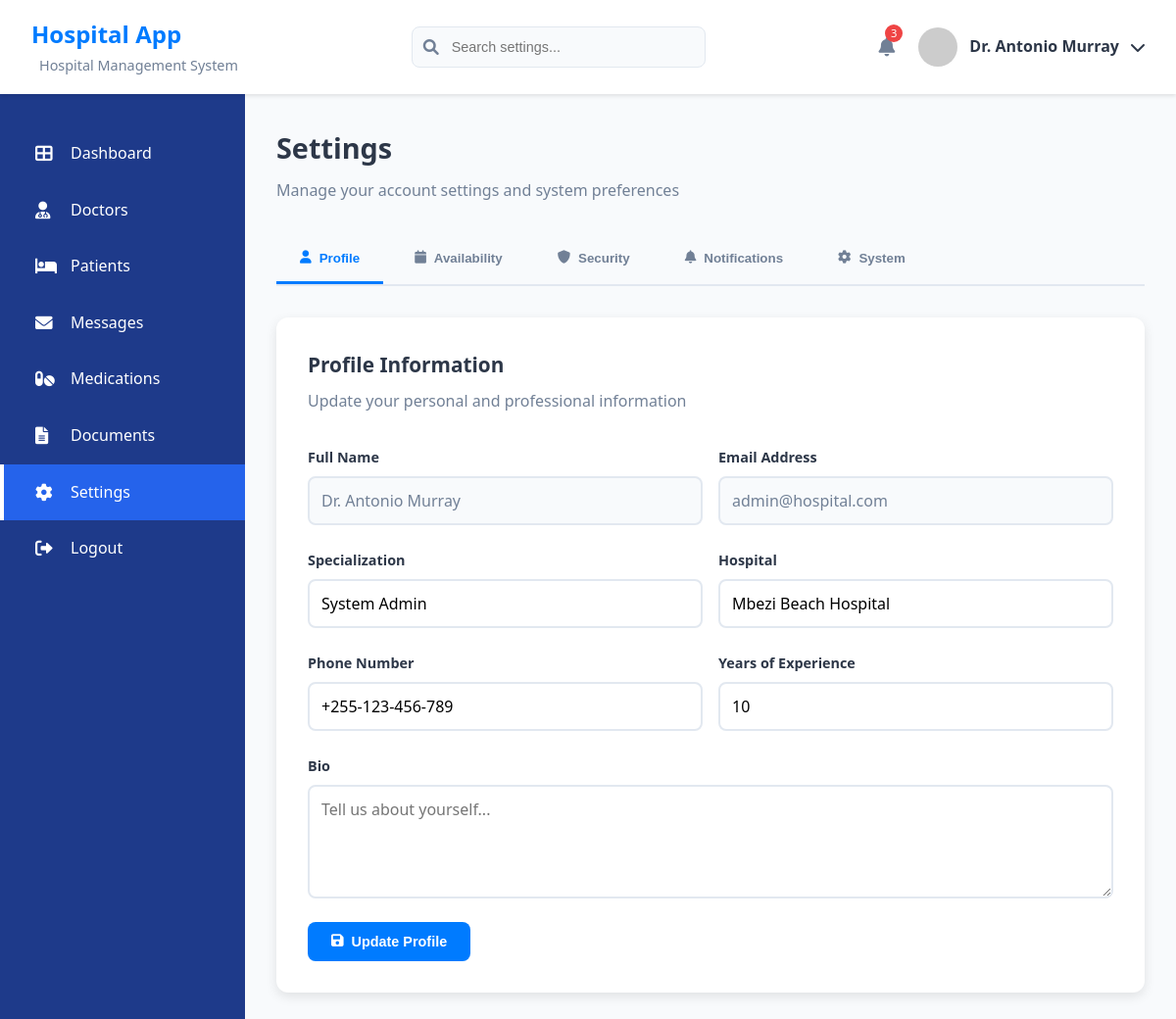
/settings (signed in), run on the app's committed database.
### models.py (models this page shows, shortened)
class Doctor(db.Model, UserMixin):
    id = db.Column(db.Integer, primary_key=True)
    email = db.Column(db.String(120), unique=True, nullable=False)
    password = db.Column(db.String(60), nullable=False)
    name = db.Column(db.String(100), nullable=False)
    specialization = db.Column(db.String(50))
    phone = db.Column(db.String(20))
    hospital = db.Column(db.String(100))
    experience_years = db.Column(db.Integer, default=0)
    total_patients = db.Column(db.Integer, default=0)
    total_reviews = db.Column(db.Integer, default=0)
    profile_picture = db.Column(db.String(200))
    bio = db.Column(db.Text)
    appointments = db.relationship('Appointment', backref='doctor', lazy=True)
    availability = db.relationship('DoctorAvailability', backref='doctor', lazy=True, cascade="all, delete-orphan")

### app.py (the view)
@app.route('/settings')
@login_required
def settings():
    return render_template('settings.html')

### app.py (called while the page is built)
@login_manager.user_loader
def load_user(user_id):
    return Doctor.query.get(int(user_id))

### templates/settings.html (shortened to what this page needs)
{% extends 'base.html' %}
{% block content %}
<div class="dashboard-container">
    <div class="dashboard-header">
        <div class="header-left">
            <h1>Hospital App</h1>
            <span class="header-subtitle">Hospital Management System</span>
        </div>
        <div class="header-center">
            <div class="search-container">
                <input type="text" placeholder="Search settings..." class="search-input">
                <i class="fas fa-search search-icon"></i>
            </div>
        </div>
        <div class="header-right">
            <div class="notification-icon">
                <i class="fas fa-bell"></i>
                <span class="notification-badge">3</span>
            </div>
            <div class="user-profile">
                {% if current_user.is_authenticated %}
                    <img src="https://via.placeholder.com/40x40/007bff/ffffff?text={{ current_user.name[0] }}" alt="Profile" class="profile-picture">
                    <span class="user-name">{{ current_user.name }}</span>
                    <i class="fas fa-chevron-down"></i>
                {% else %}
                    <a href="{{ url_for('login') }}" class="login-link">Login</a>
                {% endif %}
            </div>
        </div>
    </div>
    <div class="dashboard-content">
        <div class="sidebar">
            <nav class="sidebar-nav">
                <a href="{{ url_for('dashboard') }}" class="nav-item">
                    <i class="fas fa-th-large"></i>
                    <span>Dashboard</span>
                </a>
                <a href="{{ url_for('doctors') }}" class="nav-item">
                    <i class="fas fa-user-md"></i>
                    <span>Doctors</span>
                </a>
                <a href="{{ url_for('patients') }}" class="nav-item">
                    <i class="fas fa-bed"></i>
                    <span>Patients</span>
                </a>
                <a href="{{ url_for('messages') }}" class="nav-item">
                    <i class="fas fa-envelope"></i>
                    <span>Messages</span>
                </a>
                <a href="{{ url_for('medications') }}" class="nav-item">
                    <i class="fas fa-pills"></i>
                    <span>Medications</span>
                </a>
                <a href="{{ url_for('documents') }}" class="nav-item">
                    <i class="fas fa-file-alt"></i>
                    <span>Documents</span>
                </a>
                <a href="{{ url_for('settings') }}" class="nav-item active">
                    <i class="fas fa-cog"></i>
                    <span>Settings</span>
                </a>
                <a href="{{ url_for('logout') }}" class="nav-item">
                    <i class="fas fa-sign-out-alt"></i>
                    <span>Logout</span>
                </a>
            </nav>
        </div>
        <div class="main-content">
            <div class="page-header">
                <h2>Settings</h2>
                <p>Manage your account settings and system preferences</p>
            </div>
            <div class="settings-tabs">
                <button class="tab-btn active" onclick="showSettingsTab('profile')">
                    <i class="fas fa-user"></i> Profile
                </button>
                <button class="tab-btn" onclick="showSettingsTab('availability')">
                    <i class="fas fa-calendar"></i> Availability
                </button>
                <button class="tab-btn" onclick="showSettingsTab('security')">
                    <i class="fas fa-shield-alt"></i> Security
                </button>
                <button class="tab-btn" onclick="showSettingsTab('notifications')">
                    <i class="fas fa-bell"></i> Notifications
                </button>
                <button class="tab-btn" onclick="showSettingsTab('system')">
                    <i class="fas fa-cog"></i> System
                </button>
            </div>
            <div id="profile-tab" class="settings-tab-content active">
                <div class="settings-section">
                    <div class="section-header">
                        <h3>Profile Information</h3>
                        <p>Update your personal and professional information</p>
                    </div>
                    <form class="settings-form">
                        <div class="form-row">
                            <div class="form-group">
                                <label for="name">Full Name</label>
                                <input type="text" id="name" value="{{ current_user.name }}" readonly>
                            </div>
                            <div class="form-group">
                                <label for="email">Email Address</label>
                                <input type="email" id="email" value="{{ current_user.email }}" readonly>
                            </div>
                        </div>
                        <div class="form-row">
                            <div class="form-group">
                                <label for="specialization">Specialization</label>
                                <input type="text" id="specialization" value="{{ current_user.specialization or '' }}">
                            </div>
                            <div class="form-group">
                                <label for="hospital">Hospital</label>
                                <input type="text" id="hospital" value="{{ current_user.hospital or '' }}">
                            </div>
                        </div>
                        <div class="form-row">
                            <div class="form-group">
                                <label for="phone">Phone Number</label>
                                <input type="tel" id="phone" value="{{ current_user.phone or '' }}">
                            </div>
                            <div class="form-group">
                                <label for="experience">Years of Experience</label>
                                <input type="number" id="experience" value="{{ current_user.experience_years or 0 }}" min="0">
                            </div>
                        </div>
                        <div class="form-group">
                            <label for="bio">Bio</label>
                            <textarea id="bio" rows="4" placeholder="Tell us about yourself...">{{ current_user.bio or '' }}</textarea>
                        </div>
                        <button type="submit" class="btn btn-primary">
                            <i class="fas fa-save"></i> Update Profile
                        </button>
                    </form>
                </div>
            </div>
        </div>
    </div>
</div>
{% endblock %}

### static/css/dashboard.css (style rules this page uses)
:root { --primary-blue: #007bff; --dark-blue: #0056b3; --light-blue: #e3f2fd; --sidebar-bg: #1e3a8a; --sidebar-hover: #2563eb; --text-dark: #2d3748; --text-light: #718096; --bg-light: #f8fafc; --white: #ffffff; --success: #10b981; --danger: #ef4444; --warning: #f59e0b; --border-color: #e2e8f0; }
* { margin: 0; padding: 0; box-sizing: border-box; }
body { font-family: 'Segoe UI', Tahoma, Geneva, Verdana, sans-serif; background-color: var(--bg-light); color: var(--text-dark); line-height: 1.6; }
.dashboard-container { min-height: 100vh; display: flex; flex-direction: column; }
.dashboard-header { background: var(--white); padding: 1rem 2rem; display: flex; justify-content: space-between; align-items: center; box-shadow: 0 2px 4px rgba(0,0,0,0.1); z-index: 1000; }
.header-left h1 { color: var(--primary-blue); font-size: 1.5rem; font-weight: 700; }
.header-subtitle { color: var(--text-light); font-size: 0.9rem; margin-left: 0.5rem; }
.search-container { position: relative; width: 300px; }
.search-input { width: 100%; padding: 0.75rem 1rem 0.75rem 2.5rem; border: 1px solid var(--border-color); border-radius: 8px; font-size: 0.9rem; background: var(--bg-light); }
.search-icon { position: absolute; left: 0.75rem; top: 50%; transform: translateY(-50%); color: var(--text-light); }
.header-right { display: flex; align-items: center; gap: 1.5rem; }
.notification-icon { position: relative; cursor: pointer; color: var(--text-light); font-size: 1.2rem; }
.notification-badge { position: absolute; top: -8px; right: -8px; background: var(--danger); color: var(--white); border-radius: 50%; width: 18px; height: 18px; font-size: 0.7rem; display: flex; align-items: center; justify-content: center; }
.user-profile { display: flex; align-items: center; gap: 0.75rem; cursor: pointer; }
.profile-picture { width: 40px; height: 40px; border-radius: 50%; object-fit: cover; }
.user-name { font-weight: 600; color: var(--text-dark); }
.dashboard-content { display: flex; flex: 1; }
.sidebar { width: 250px; background: var(--sidebar-bg); padding: 2rem 0; min-height: calc(100vh - 80px); }
.sidebar-nav { display: flex; flex-direction: column; }
.nav-item { display: flex; align-items: center; gap: 1rem; padding: 1rem 2rem; color: var(--white); text-decoration: none; transition: all 0.3s ease; border-left: 4px solid transparent; }
.nav-item.active { background: var(--sidebar-hover); border-left-color: var(--white); }
.nav-item i { width: 20px; font-size: 1.1rem; }
.main-content { flex: 1; padding: 2rem; overflow-y: auto; }
.btn-primary { background: var(--primary-blue); color: var(--white); border: none; padding: 0.75rem 1.5rem; border-radius: 6px; font-weight: 600; cursor: pointer; transition: background 0.3s ease; }

### data on the page
Doctor: name "Dr. Antonio Murray", email "admin@hospital.com", specialization "System Admin", hospital "Mbezi Beach Hospital", phone "+255-123-456-789", experience_years "10"
